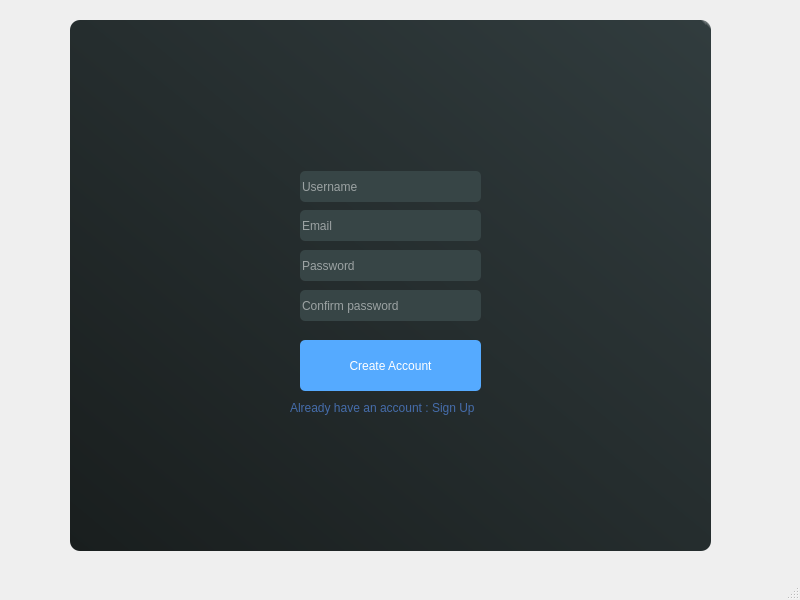
<?xml version="1.0" encoding="UTF-8"?>
<ui version="4.0">
 <class>RegisterWindow</class>
 <widget class="QMainWindow" name="RegisterWindow">
  <property name="geometry">
   <rect>
    <x>0</x>
    <y>0</y>
    <width>800</width>
    <height>600</height>
   </rect>
  </property>
  <property name="windowTitle">
   <string>MainWindow</string>
  </property>
  <widget class="QWidget" name="centralwidget">
   <widget class="QFrame" name="window">
    <property name="geometry">
     <rect>
      <x>70</x>
      <y>20</y>
      <width>641</width>
      <height>531</height>
     </rect>
    </property>
    <property name="styleSheet">
     <string notr="true">QFrame{

	border-radius:10px;
	background-color: qlineargradient(spread:pad, x1:0, y1:1, x2:1, y2:0, stop:0 rgba(25, 30, 30, 255), stop:0.98995 rgba(49, 60, 62, 255), stop:1 rgba(255, 255, 255, 255));

}</string>
    </property>
    <property name="frameShape">
     <enum>QFrame::StyledPanel</enum>
    </property>
    <property name="frameShadow">
     <enum>QFrame::Raised</enum>
    </property>
    <widget class="QPushButton" name="registerBtn">
     <property name="geometry">
      <rect>
       <x>230</x>
       <y>320</y>
       <width>181</width>
       <height>51</height>
      </rect>
     </property>
     <property name="cursor">
      <cursorShape>PointingHandCursor</cursorShape>
     </property>
     <property name="styleSheet">
      <string notr="true">QPushButton{

	border-radius: 5px;
	background-color: rgb(85, 170, 255);
	transition: background-color 2s;
	color : white;
	
	font: 10pt &quot;Myanmar Text&quot;;


}

QPushButton:hover{



	background-color: rgb(255, 127, 127);

}</string>
     </property>
     <property name="text">
      <string>Create Account</string>
     </property>
    </widget>
    <widget class="QLineEdit" name="email">
     <property name="geometry">
      <rect>
       <x>230</x>
       <y>151</y>
       <width>181</width>
       <height>31</height>
      </rect>
     </property>
     <property name="styleSheet">
      <string notr="true">QLineEdit{

	border-radius: 5px;
	border-style: none;
	
	background-color: rgb(55, 69, 70);
	font: 8pt &quot;Nirmala UI&quot;;
	color: rgb(255, 255, 255);
}

QLineEdit:hover{

	border-radius: 0px;
	background-color: rgb(146, 147, 147);

}</string>
     </property>
     <property name="text">
      <string/>
     </property>
     <property name="placeholderText">
      <string>Username</string>
     </property>
    </widget>
    <widget class="QLineEdit" name="username">
     <property name="geometry">
      <rect>
       <x>230</x>
       <y>190</y>
       <width>181</width>
       <height>31</height>
      </rect>
     </property>
     <property name="styleSheet">
      <string notr="true">QLineEdit{

	border-radius: 5px;
	border-style: none;
	
	background-color: rgb(55, 69, 70);
	font: 8pt &quot;Nirmala UI&quot;;
	color: rgb(255, 255, 255);



}

QLineEdit:hover{

	border-radius: 0px;
	background-color: rgb(146, 147, 147);

}</string>
     </property>
     <property name="placeholderText">
      <string>Email</string>
     </property>
    </widget>
    <widget class="QLineEdit" name="password">
     <property name="geometry">
      <rect>
       <x>230</x>
       <y>230</y>
       <width>181</width>
       <height>31</height>
      </rect>
     </property>
     <property name="styleSheet">
      <string notr="true">QLineEdit{

	border-radius: 5px;
	border-style: none;
	
	background-color: rgb(55, 69, 70);
	font: 8pt &quot;Nirmala UI&quot;;
	color: rgb(255, 255, 255);


}

QLineEdit:hover{

	border-radius: 0px;
	background-color: rgb(146, 147, 147);

}
</string>
     </property>
     <property name="echoMode">
      <enum>QLineEdit::Password</enum>
     </property>
     <property name="placeholderText">
      <string>Password</string>
     </property>
    </widget>
    <widget class="QLabel" name="pic">
     <property name="geometry">
      <rect>
       <x>150</x>
       <y>20</y>
       <width>331</width>
       <height>101</height>
      </rect>
     </property>
     <property name="styleSheet">
      <string notr="true">QLabel{

	background-color: transparent;
	

}</string>
     </property>
     <property name="text">
      <string/>
     </property>
     <property name="pixmap">
      <pixmap>:/newPrefix/pictures/lock_vox_logo1_v2.png</pixmap>
     </property>
     <property name="scaledContents">
      <bool>true</bool>
     </property>
    </widget>
    <widget class="QLineEdit" name="password_confirm">
     <property name="geometry">
      <rect>
       <x>230</x>
       <y>270</y>
       <width>181</width>
       <height>31</height>
      </rect>
     </property>
     <property name="styleSheet">
      <string notr="true">QLineEdit{

	border-radius: 5px;
	border-style: none;
	
	background-color: rgb(55, 69, 70);
	font: 8pt &quot;Nirmala UI&quot;;
	color: rgb(255, 255, 255);


}

QLineEdit:hover{

	border-radius: 0px;
	background-color: rgb(146, 147, 147);

}</string>
     </property>
     <property name="text">
      <string/>
     </property>
     <property name="echoMode">
      <enum>QLineEdit::Password</enum>
     </property>
     <property name="placeholderText">
      <string>Confirm password</string>
     </property>
    </widget>
    <widget class="QLabel" name="label">
     <property name="geometry">
      <rect>
       <x>220</x>
       <y>380</y>
       <width>201</width>
       <height>16</height>
      </rect>
     </property>
     <property name="cursor">
      <cursorShape>PointingHandCursor</cursorShape>
     </property>
     <property name="styleSheet">
      <string notr="true">QLabel {

	background-color: transparent;
	font: 8pt &quot;Nirmala UI&quot;;
	
	color: rgb(69, 108, 170);


}


QLabel:hover{

		color: rgb(255, 127, 127);


}
</string>
     </property>
     <property name="text">
      <string>Already have an account : Sign Up</string>
     </property>
    </widget>
   </widget>
  </widget>
  <widget class="QMenuBar" name="menubar">
   <property name="geometry">
    <rect>
     <x>0</x>
     <y>0</y>
     <width>800</width>
     <height>20</height>
    </rect>
   </property>
  </widget>
  <widget class="QStatusBar" name="statusbar"/>
 </widget>
 <resources/>
 <connections/>
</ui>
